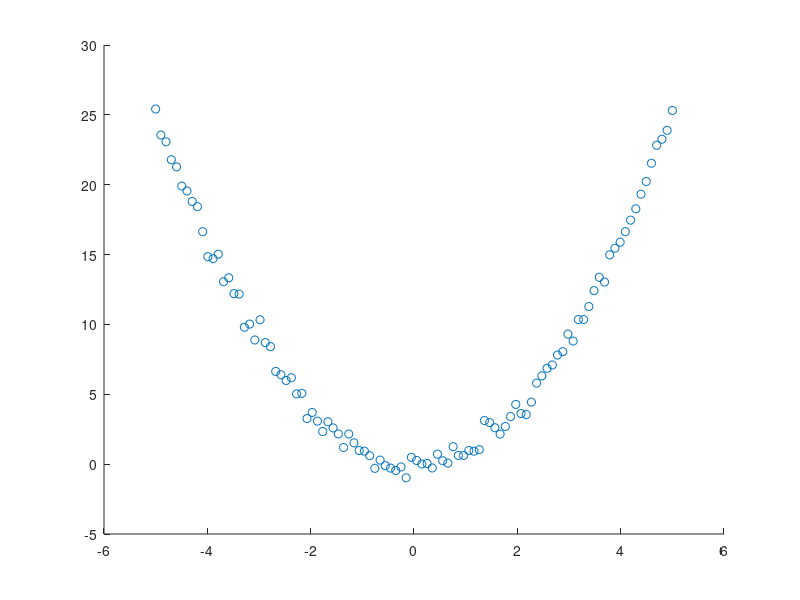

Recreate this plot in MATLAB. (Note: this script raises an error after producing the figure.)
data = load("lab2part2probb.mat");
X = data.x.';
Y = data.y.';

close all

% Scatter plot for Analyst data
figure('Name', "Unknown function Graph");
scatter(X,Y); % Looks like a polynomial of degree 2
hold on;

% Find Function and graph it
[poly_vector, residual] = func_fit(X,Y,"approximate", "poly", 3);
X_poly = (X(1):0.01:X(end)).';
Y_poly = polyval(poly_vector,X_poly);
plot(X_poly,Y_poly);
hold off

% Find derivative
derivative = polyder(poly_vector.'); 
disp("Derivative vector of function (starting with my highest degree and ending with my constant) is:"); 
disp(derivative);

% Find Integral
integral = polyint(poly_vector.');
a = data.x(1,1);
b = data.x(length(data.x));
Area = polyval(integral,b) - polyval(integral, a);
integral = integral;
disp("Integral vector of function (starting with my highest degree and ending with my constant) is:"); 
disp(integral);
disp("And area between first and last point is:");
disp(Area);

disp("Residual vector is");
disp(residual);
relative_error = norm(residual)/norm(Y);
disp("The relative residual error is");
disp(relative_error);